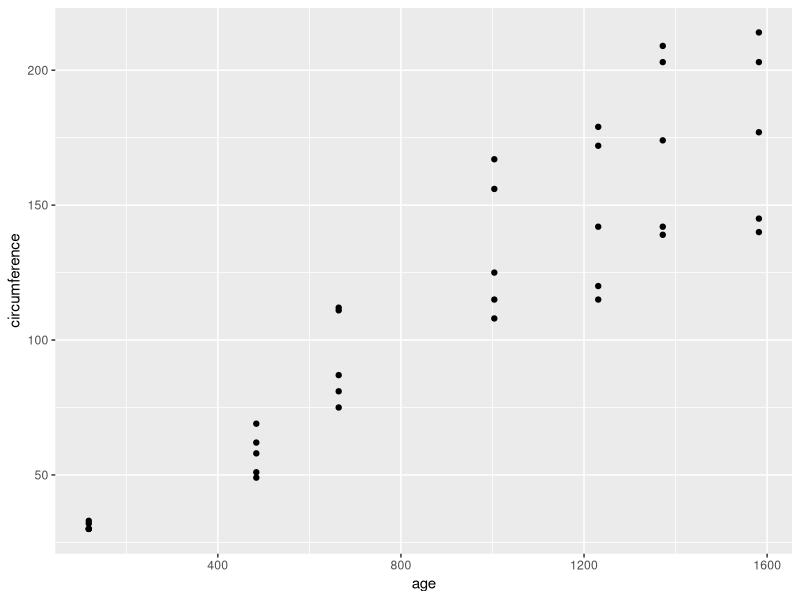
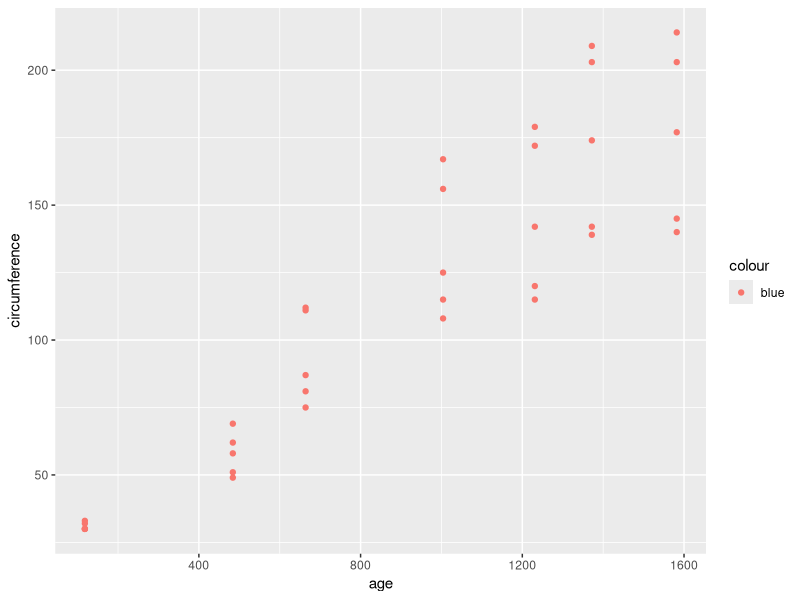
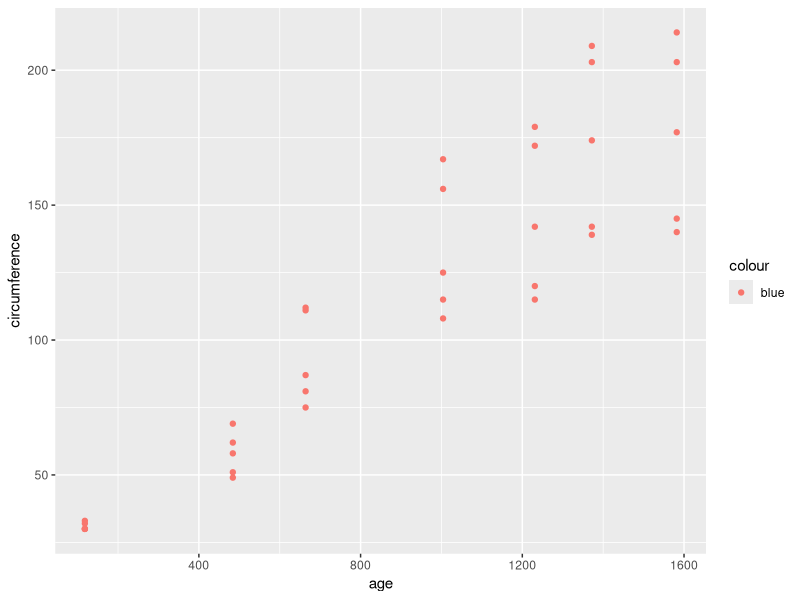
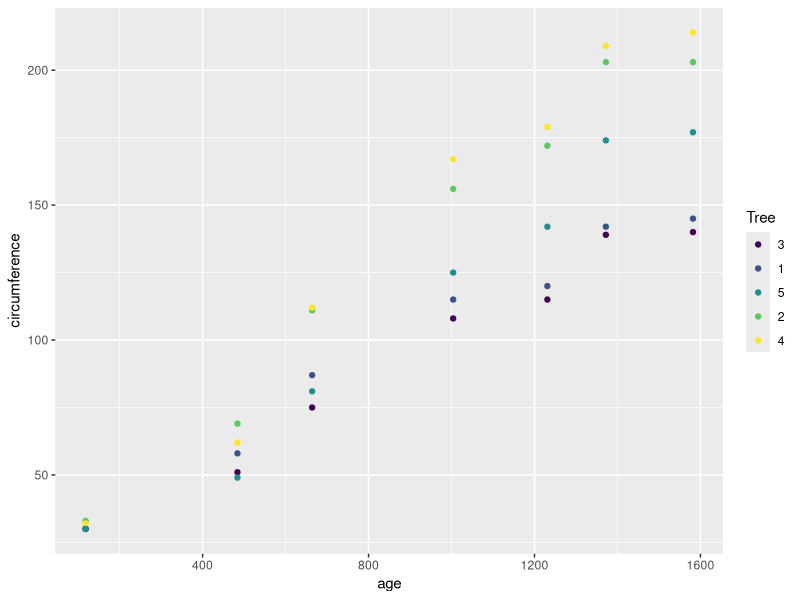
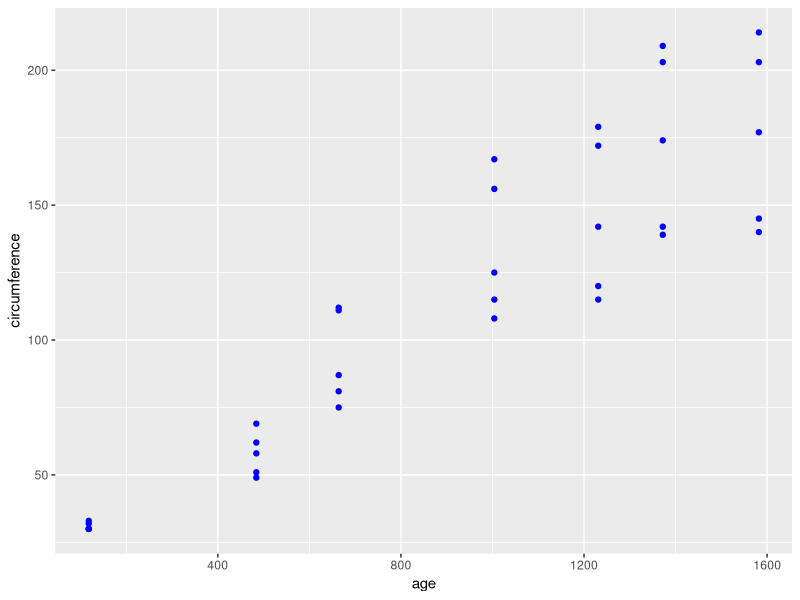
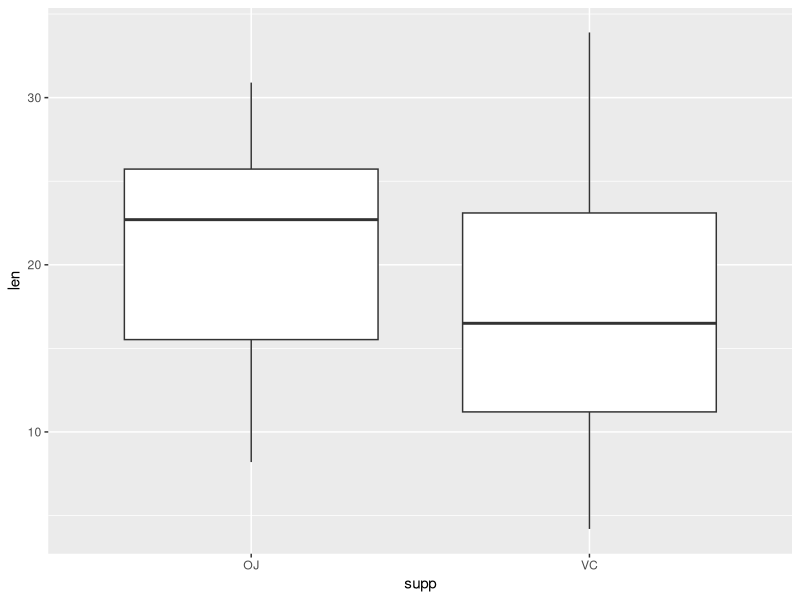
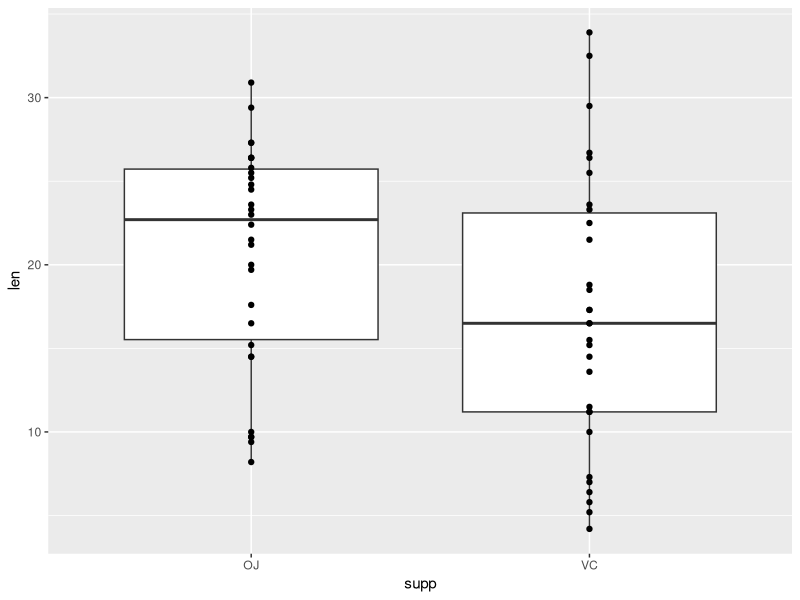
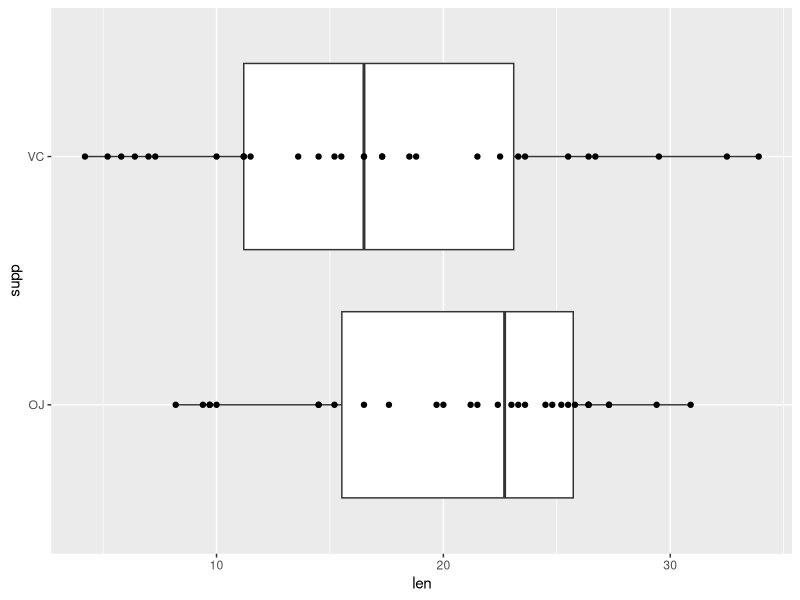

Source code (R) for these figures, in order: (Note: this script raises an error after producing the figures.)
#Thursday, February 17, 2022
#Notes 3 continued
#Notes 4-1

#Announcements:
#1. Due Thursday - PP#3, Forum, NO REFLECTION
#2. Work on first video and assessment for project


#Lesson 3 - Activity 3

#Chunk 1
library(dplyr)
data(mtcars)
mtcars2 <- mtcars
?mtcars

#Chunk 2
summary(mtcars2) #base
summarize(mtcars2) #dplyr
summarise(mtcars2) #dplyr

#Chunk 3
summary(mtcars$mpg) #base
summarize(mtcars2,mymean=mean(mpg)) #dplyr

#Chunk 4
summarize(mtcars2,mysd=sd(mpg))

#Chunk 5
summarize(mtcars2,
          mymin=min(mpg),
          myq1=quantile(mpg,.25),
          mymed=median(mpg),
          mymean=mean(mpg),
          myq3=quantile(mpg,.75),
          mymax=max(mpg))

#Chunk 6
auto <- filter(mtcars2,am==0)
manual <- filter(mtcars2,am==1)
View(auto)
View(manual)

#Chunk 7
summarize(mtcars2,n())
summarize(auto,n())
summarize(manual,n())

#Chunk 8
example <- filter(mtcars2,hp < 150)
arrange(example,hp)
View(example)


#Chunk 9
example <- arrange(example,hp)
example[1,]      # HERE
example <- arrange(example,desc(hp))
example[1,]      # HERE

summary(example$hp) #To verify!

#Chunk 10
example2 <- filter(mtcars,gear < 4 & carb==1)
example2 <- filter(mtcars,gear < 4, carb==1)

#Chunk 11
example3 <- filter(mtcars,gear < 4 | carb==1)

#Chunk 12
#Write code to determine how many 
#observations are in example2 and example3
summarize(example2,n())
length(example3[,1])
dim(example3)

#Chunk 13
chunk13 <- filter(mtcars,cyl %in% c(4,8))

#Chunk 14
#Make another copy of mtcars!
mtcars3 <- mtcars
group_by(mtcars3,gear) #A
View(mtcars3) #B
summarize(mtcars3,mean1=mean(mpg)) #C


#Chunk 15
mymtcars <- group_by(mtcars3,gear) 
View(mymtcars)
summarize(mymtcars,mean1=mean(mpg)) 

#Chunk 16
summarize(mymtcars,mysd=sd(hp))

#Chunk 17
ungroup(mymtcars)
summarize(mymtcars,mean=mean(hp))


#Chunk 18
mymtcars <- ungroup(mymtcars)
summarize(mymtcars,mean=mean(hp))

#Chunk 19
mtcars2$mpquart <- mtcars2$mpg/4 #base
mtcars2 <- mutate(mtcars2,mpquart2 = mpg/4) #dplyr
View(mtcars2)


#Getting summary statistics by groups:
diet1 <- filter(ChickWeight,Diet==1)
diet2 <- filter(ChickWeight,Diet==2)
diet3 <- filter(ChickWeight,Diet==3)
diet4 <- filter(ChickWeight,Diet==4)
mean(diet1$weight)
mean(diet2$weight)
mean(diet3$weight)
mean(diet4$weight)

summarize(group_by(ChickWeight,Diet),mean(weight))


#A few comments about functions, arguments, and help files!
?sample

library(ggplot2)

#Scatterplots
head(Orange)
summary(Orange)
names(Orange)
View(Orange)
str(Orange)
tail(Orange)
?Orange

p <- ggplot(Orange,aes(x=age,y=circumference))
p + geom_point()

p2 <- ggplot(Orange,aes(x=age,y=circumference,color="blue"))
p2 + geom_point()

p + geom_point(aes(color="blue"))

p3 <- ggplot(Orange,aes(x=age,y=circumference,color=Tree))
p3 + geom_point()

p + geom_point(color="blue")

#Boxplots
ggplot(ToothGrowth,aes(x=supp,y=len)) + 
  geom_boxplot()

#1
ggplot(ToothGrowth,aes(x=supp,y=len)) + 
  geom_boxplot() +
  geom_point()

#2
ggplot(ToothGrowth,aes(x=supp,y=len)) + 
  geom_boxplot() +
  geom_point() +
  coord_flip()

#3
#Same as coord_flip - change x and y!
ggplot(ToothGrowth,aes(y=supp,x=len)) + 
  geom_boxplot() +
  geom_point()

#4
ggplot(ToothGrowth,aes(y=supp,x=len)) + 
  geom_boxplot(fill="green") +
  geom_point(color="blue")


#Diamonds examples
head(diamonds)
View(diamonds)
summary(diamonds)

d <- ggplot(diamonds,aes(x=price,y=cut)) + 
  geom_boxplot()
d

#1
d + scale_x_log10()

#2
#d + scale_x_
d + scale_x_reverse()
d + scale_x_sqrt()

#3 - swap x and y
d2 <- ggplot(diamonds,aes(y=price,x=cut)) + 
  geom_boxplot()

d2 + scale_x_log10() #This doesn't work now!
#Solution?
d2 + scale_y_log10()
